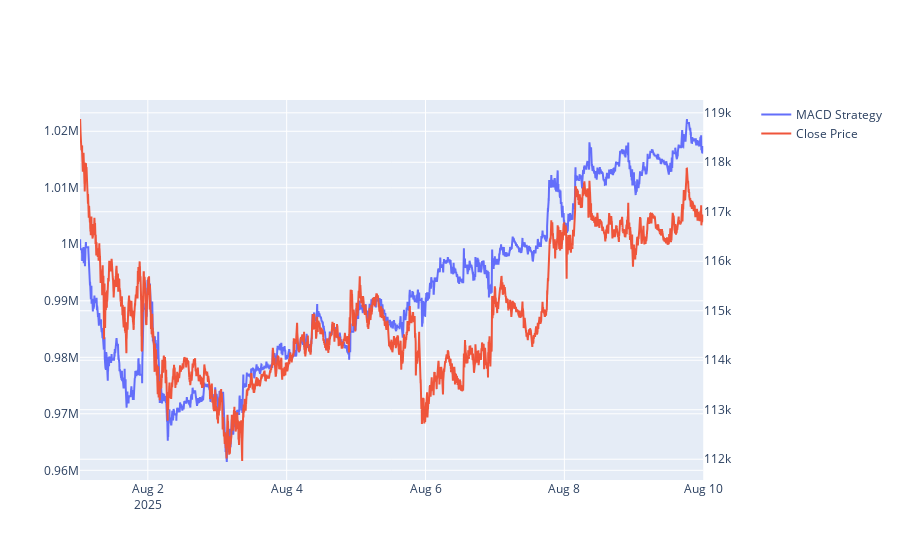

Notebook cell for this chart:
### Code cell
plot_chart(df)

### Figure 1 — Plotly figure (JSON) as saved in the notebook; plotly's stock layout.template omitted (floating-point values rounded to 4 significant figures; data arrays with more than 128 entries replaced by an {"elided": "..."} marker saying what was removed)
{"data": [{"name": "MACD Strategy", "type": "scatter", "x": {"elided": "12928 str values"}, "y": {"elided": "12928 float values"}}, {"name": "Close Price", "type": "scatter", "x": {"elided": "12928 str values"}, "xaxis": "x", "y": {"elided": "12928 float values"}, "yaxis": "y2"}], "layout": {"xaxis": {"anchor": "y", "domain": [0, 0.94]}, "yaxis": {"anchor": "x", "domain": [0, 1]}, "yaxis2": {"anchor": "x", "overlaying": "y", "side": "right"}}}
